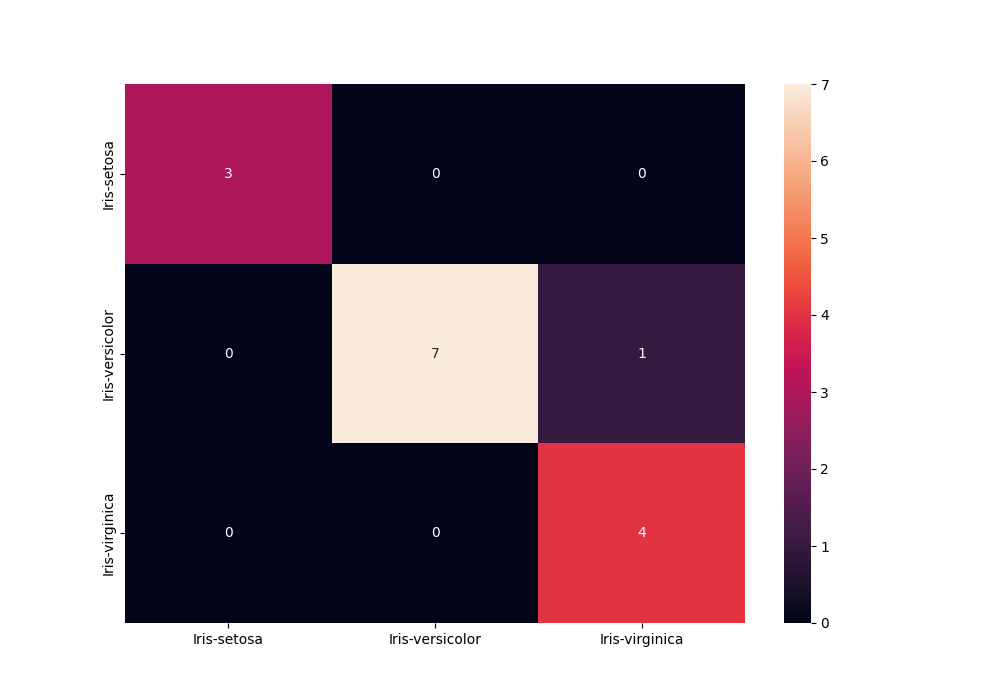

Reproduce this figure in Python.
import seaborn as sn
import pandas as pd
import matplotlib.pyplot as plt


def plot_matrix(array):
        df_cm = pd.DataFrame(array, index=[i for i in ["Iris-setosa", "Iris-versicolor", "Iris-virginica"]],
                             columns=[i for i in ["Iris-setosa", "Iris-versicolor", "Iris-virginica"]])
        plt.figure(figsize=(10, 7))
        sn.heatmap(df_cm, annot=True)
        plt.savefig('confusion_matrix.png')
        plt.show()

